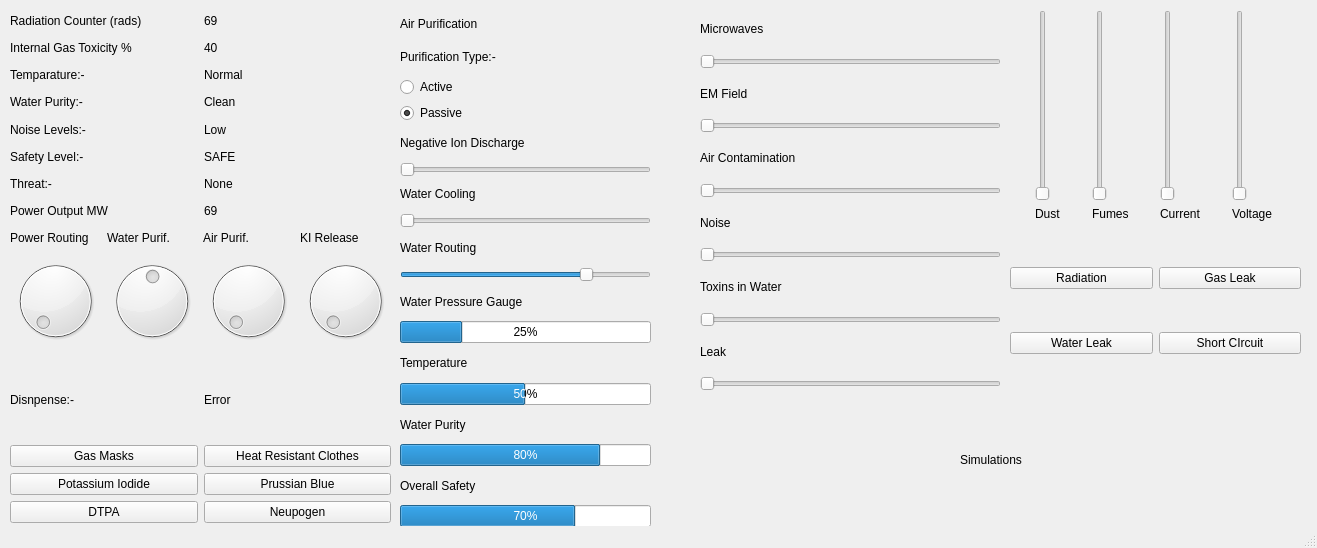
<?xml version="1.0" encoding="UTF-8"?>
<ui version="4.0">
 <class>MainWindow</class>
 <widget class="QMainWindow" name="MainWindow">
  <property name="geometry">
   <rect>
    <x>0</x>
    <y>0</y>
    <width>1317</width>
    <height>548</height>
   </rect>
  </property>
  <property name="palette">
   <palette>
    <active/>
    <inactive/>
    <disabled/>
   </palette>
  </property>
  <property name="windowTitle">
   <string>MainWindow</string>
  </property>
  <widget class="QWidget" name="centralwidget">
   <widget class="QWidget" name="verticalLayoutWidget_2">
    <property name="geometry">
     <rect>
      <x>400</x>
      <y>10</y>
      <width>251</width>
      <height>167</height>
     </rect>
    </property>
    <layout class="QVBoxLayout" name="verticalLayout_2">
     <item>
      <widget class="QLabel" name="label_24">
       <property name="text">
        <string>Air Purification</string>
       </property>
      </widget>
     </item>
     <item>
      <widget class="QLabel" name="label_27">
       <property name="text">
        <string>Purification Type:-</string>
       </property>
      </widget>
     </item>
     <item>
      <widget class="QRadioButton" name="radioButton">
       <property name="enabled">
        <bool>true</bool>
       </property>
       <property name="text">
        <string>Active</string>
       </property>
       <property name="checked">
        <bool>false</bool>
       </property>
      </widget>
     </item>
     <item>
      <widget class="QRadioButton" name="radioButton_2">
       <property name="text">
        <string>Passive</string>
       </property>
       <property name="checked">
        <bool>true</bool>
       </property>
      </widget>
     </item>
     <item>
      <widget class="QLabel" name="label_30">
       <property name="text">
        <string>Negative Ion Discharge</string>
       </property>
      </widget>
     </item>
     <item>
      <widget class="QSlider" name="horizontalSlider">
       <property name="orientation">
        <enum>Qt::Horizontal</enum>
       </property>
      </widget>
     </item>
    </layout>
   </widget>
   <widget class="QWidget" name="gridLayoutWidget">
    <property name="geometry">
     <rect>
      <x>10</x>
      <y>10</y>
      <width>381</width>
      <height>211</height>
     </rect>
    </property>
    <layout class="QGridLayout" name="gridLayout">
     <item row="1" column="0">
      <widget class="QLabel" name="label_5">
       <property name="text">
        <string>Internal Gas Toxicity %</string>
       </property>
      </widget>
     </item>
     <item row="4" column="1">
      <widget class="QLabel" name="label_12">
       <property name="text">
        <string>Low</string>
       </property>
      </widget>
     </item>
     <item row="3" column="0">
      <widget class="QLabel" name="label_9">
       <property name="text">
        <string>Water Purity:-</string>
       </property>
      </widget>
     </item>
     <item row="7" column="1">
      <widget class="QLabel" name="label_29">
       <property name="text">
        <string>69</string>
       </property>
      </widget>
     </item>
     <item row="5" column="0">
      <widget class="QLabel" name="label_3">
       <property name="text">
        <string>Safety Level:-</string>
       </property>
      </widget>
     </item>
     <item row="5" column="1">
      <widget class="QLabel" name="label_4">
       <property name="text">
        <string>SAFE</string>
       </property>
      </widget>
     </item>
     <item row="1" column="1">
      <widget class="QLabel" name="label_6">
       <property name="text">
        <string>40</string>
       </property>
      </widget>
     </item>
     <item row="0" column="0">
      <widget class="QLabel" name="label">
       <property name="text">
        <string>Radiation Counter (rads)</string>
       </property>
      </widget>
     </item>
     <item row="0" column="1">
      <widget class="QLabel" name="label_2">
       <property name="text">
        <string>69</string>
       </property>
      </widget>
     </item>
     <item row="6" column="1">
      <widget class="QLabel" name="label_8">
       <property name="text">
        <string>None</string>
       </property>
      </widget>
     </item>
     <item row="6" column="0">
      <widget class="QLabel" name="label_7">
       <property name="text">
        <string>Threat:-</string>
       </property>
      </widget>
     </item>
     <item row="7" column="0">
      <widget class="QLabel" name="label_28">
       <property name="text">
        <string>Power Output MW</string>
       </property>
      </widget>
     </item>
     <item row="4" column="0">
      <widget class="QLabel" name="label_11">
       <property name="text">
        <string>Noise Levels:-</string>
       </property>
      </widget>
     </item>
     <item row="3" column="1">
      <widget class="QLabel" name="label_10">
       <property name="text">
        <string>Clean</string>
       </property>
      </widget>
     </item>
     <item row="2" column="0">
      <widget class="QLabel" name="label_21">
       <property name="text">
        <string>Temparature:-</string>
       </property>
      </widget>
     </item>
     <item row="2" column="1">
      <widget class="QLabel" name="label_22">
       <property name="text">
        <string>Normal</string>
       </property>
      </widget>
     </item>
    </layout>
   </widget>
   <widget class="QWidget" name="gridLayoutWidget_2">
    <property name="geometry">
     <rect>
      <x>10</x>
      <y>360</y>
      <width>381</width>
      <height>163</height>
     </rect>
    </property>
    <layout class="QGridLayout" name="gridLayout_2">
     <item row="3" column="0">
      <widget class="QPushButton" name="kidispenser">
       <property name="text">
        <string>Potassium Iodide</string>
       </property>
      </widget>
     </item>
     <item row="3" column="1">
      <widget class="QPushButton" name="pbdispenser">
       <property name="text">
        <string>Prussian Blue</string>
       </property>
      </widget>
     </item>
     <item row="0" column="0">
      <widget class="QLabel" name="label_23">
       <property name="text">
        <string>Disnpense:-</string>
       </property>
      </widget>
     </item>
     <item row="2" column="1">
      <widget class="QPushButton" name="hrclothdispenser">
       <property name="text">
        <string>Heat Resistant Clothes</string>
       </property>
      </widget>
     </item>
     <item row="4" column="1">
      <widget class="QPushButton" name="neupogendispenser">
       <property name="text">
        <string>Neupogen</string>
       </property>
      </widget>
     </item>
     <item row="0" column="1">
      <widget class="QLabel" name="status">
       <property name="enabled">
        <bool>true</bool>
       </property>
       <property name="text">
        <string>Error</string>
       </property>
      </widget>
     </item>
     <item row="2" column="0">
      <widget class="QPushButton" name="gasdispenser">
       <property name="text">
        <string>Gas Masks</string>
       </property>
      </widget>
     </item>
     <item row="4" column="0">
      <widget class="QPushButton" name="dtpadispenser">
       <property name="text">
        <string>DTPA</string>
       </property>
      </widget>
     </item>
    </layout>
   </widget>
   <widget class="QWidget" name="verticalLayoutWidget">
    <property name="geometry">
     <rect>
      <x>400</x>
      <y>180</y>
      <width>251</width>
      <height>347</height>
     </rect>
    </property>
    <layout class="QVBoxLayout" name="verticalLayout">
     <item>
      <widget class="QLabel" name="label_25">
       <property name="text">
        <string>Water Cooling</string>
       </property>
      </widget>
     </item>
     <item>
      <widget class="QSlider" name="horizontalSlider_2">
       <property name="orientation">
        <enum>Qt::Horizontal</enum>
       </property>
      </widget>
     </item>
     <item>
      <widget class="QLabel" name="label_32">
       <property name="text">
        <string>Water Routing</string>
       </property>
      </widget>
     </item>
     <item>
      <widget class="QSlider" name="horizontalSlider_5">
       <property name="value">
        <number>75</number>
       </property>
       <property name="orientation">
        <enum>Qt::Horizontal</enum>
       </property>
      </widget>
     </item>
     <item>
      <widget class="QLabel" name="label_31">
       <property name="text">
        <string>Water Pressure Gauge</string>
       </property>
      </widget>
     </item>
     <item>
      <widget class="QProgressBar" name="progressBar">
       <property name="value">
        <number>25</number>
       </property>
      </widget>
     </item>
     <item>
      <widget class="QLabel" name="label_33">
       <property name="text">
        <string>Temperature</string>
       </property>
      </widget>
     </item>
     <item>
      <widget class="QProgressBar" name="progressBar_2">
       <property name="value">
        <number>50</number>
       </property>
      </widget>
     </item>
     <item>
      <widget class="QLabel" name="label_42">
       <property name="text">
        <string>Water Purity</string>
       </property>
      </widget>
     </item>
     <item>
      <widget class="QProgressBar" name="progressBar_3">
       <property name="value">
        <number>80</number>
       </property>
      </widget>
     </item>
     <item>
      <widget class="QLabel" name="label_51">
       <property name="text">
        <string>Overall Safety</string>
       </property>
      </widget>
     </item>
     <item>
      <widget class="QProgressBar" name="progressBar_4">
       <property name="value">
        <number>70</number>
       </property>
      </widget>
     </item>
    </layout>
   </widget>
   <widget class="QWidget" name="verticalLayoutWidget_3">
    <property name="geometry">
     <rect>
      <x>700</x>
      <y>10</y>
      <width>301</width>
      <height>381</height>
     </rect>
    </property>
    <layout class="QVBoxLayout" name="verticalLayout_3">
     <item>
      <widget class="QLabel" name="label_40">
       <property name="text">
        <string>Microwaves</string>
       </property>
      </widget>
     </item>
     <item>
      <widget class="QSlider" name="horizontalSlider_3">
       <property name="orientation">
        <enum>Qt::Horizontal</enum>
       </property>
      </widget>
     </item>
     <item>
      <widget class="QLabel" name="label_44">
       <property name="text">
        <string>EM Field</string>
       </property>
      </widget>
     </item>
     <item>
      <widget class="QSlider" name="horizontalSlider_6">
       <property name="orientation">
        <enum>Qt::Horizontal</enum>
       </property>
      </widget>
     </item>
     <item>
      <widget class="QLabel" name="label_45">
       <property name="text">
        <string>Air Contamination</string>
       </property>
      </widget>
     </item>
     <item>
      <widget class="QSlider" name="horizontalSlider_7">
       <property name="orientation">
        <enum>Qt::Horizontal</enum>
       </property>
      </widget>
     </item>
     <item>
      <widget class="QLabel" name="label_46">
       <property name="text">
        <string>Noise</string>
       </property>
      </widget>
     </item>
     <item>
      <widget class="QSlider" name="horizontalSlider_8">
       <property name="orientation">
        <enum>Qt::Horizontal</enum>
       </property>
      </widget>
     </item>
     <item>
      <widget class="QLabel" name="label_43">
       <property name="text">
        <string>Toxins in Water</string>
       </property>
      </widget>
     </item>
     <item>
      <widget class="QSlider" name="horizontalSlider_9">
       <property name="orientation">
        <enum>Qt::Horizontal</enum>
       </property>
      </widget>
     </item>
     <item>
      <widget class="QLabel" name="label_39">
       <property name="text">
        <string>Leak</string>
       </property>
      </widget>
     </item>
     <item>
      <widget class="QSlider" name="horizontalSlider_10">
       <property name="orientation">
        <enum>Qt::Horizontal</enum>
       </property>
      </widget>
     </item>
    </layout>
   </widget>
   <widget class="QWidget" name="gridLayoutWidget_4">
    <property name="geometry">
     <rect>
      <x>1010</x>
      <y>10</y>
      <width>291</width>
      <height>211</height>
     </rect>
    </property>
    <layout class="QGridLayout" name="gridLayout_4">
     <item row="0" column="0">
      <widget class="QSlider" name="verticalSlider_2">
       <property name="orientation">
        <enum>Qt::Vertical</enum>
       </property>
      </widget>
     </item>
     <item row="0" column="3">
      <widget class="QSlider" name="verticalSlider_5">
       <property name="orientation">
        <enum>Qt::Vertical</enum>
       </property>
      </widget>
     </item>
     <item row="0" column="2">
      <widget class="QSlider" name="verticalSlider_4">
       <property name="orientation">
        <enum>Qt::Vertical</enum>
       </property>
      </widget>
     </item>
     <item row="0" column="1">
      <widget class="QSlider" name="verticalSlider_3">
       <property name="orientation">
        <enum>Qt::Vertical</enum>
       </property>
      </widget>
     </item>
     <item row="1" column="0">
      <widget class="QLabel" name="label_47">
       <property name="text">
        <string>Dust</string>
       </property>
      </widget>
     </item>
     <item row="1" column="1">
      <widget class="QLabel" name="label_48">
       <property name="text">
        <string>Fumes</string>
       </property>
      </widget>
     </item>
     <item row="1" column="2">
      <widget class="QLabel" name="label_49">
       <property name="text">
        <string>Current</string>
       </property>
      </widget>
     </item>
     <item row="1" column="3">
      <widget class="QLabel" name="label_50">
       <property name="text">
        <string>Voltage</string>
       </property>
      </widget>
     </item>
    </layout>
   </widget>
   <widget class="QWidget" name="gridLayoutWidget_5">
    <property name="geometry">
     <rect>
      <x>1010</x>
      <y>230</y>
      <width>291</width>
      <height>161</height>
     </rect>
    </property>
    <layout class="QGridLayout" name="gridLayout_5">
     <item row="0" column="0">
      <widget class="QPushButton" name="pushButton_2">
       <property name="text">
        <string>Radiation</string>
       </property>
      </widget>
     </item>
     <item row="1" column="0">
      <widget class="QPushButton" name="pushButton">
       <property name="text">
        <string>Water Leak</string>
       </property>
      </widget>
     </item>
     <item row="0" column="1">
      <widget class="QPushButton" name="pushButton_3">
       <property name="text">
        <string>Gas Leak</string>
       </property>
      </widget>
     </item>
     <item row="1" column="1">
      <widget class="QPushButton" name="pushButton_4">
       <property name="text">
        <string>Short CIrcuit</string>
       </property>
      </widget>
     </item>
    </layout>
   </widget>
   <widget class="QWidget" name="gridLayoutWidget_6">
    <property name="geometry">
     <rect>
      <x>10</x>
      <y>230</y>
      <width>381</width>
      <height>121</height>
     </rect>
    </property>
    <layout class="QGridLayout" name="gridLayout_6">
     <item row="0" column="2">
      <widget class="QLabel" name="label_15">
       <property name="text">
        <string>Air Purif.</string>
       </property>
      </widget>
     </item>
     <item row="0" column="3">
      <widget class="QLabel" name="label_16">
       <property name="text">
        <string>KI Release</string>
       </property>
      </widget>
     </item>
     <item row="0" column="0">
      <widget class="QLabel" name="label_13">
       <property name="text">
        <string>Power Routing</string>
       </property>
      </widget>
     </item>
     <item row="0" column="1">
      <widget class="QLabel" name="label_14">
       <property name="text">
        <string>Water Purif.</string>
       </property>
      </widget>
     </item>
     <item row="1" column="0">
      <widget class="QDial" name="dial"/>
     </item>
     <item row="1" column="1">
      <widget class="QDial" name="dial_7">
       <property name="value">
        <number>50</number>
       </property>
      </widget>
     </item>
     <item row="1" column="2">
      <widget class="QDial" name="dial_8"/>
     </item>
     <item row="1" column="3">
      <widget class="QDial" name="dial_9"/>
     </item>
    </layout>
   </widget>
   <widget class="QLabel" name="label_17">
    <property name="geometry">
     <rect>
      <x>960</x>
      <y>450</y>
      <width>111</width>
      <height>20</height>
     </rect>
    </property>
    <property name="text">
     <string>Simulations</string>
    </property>
   </widget>
  </widget>
  <widget class="QStatusBar" name="statusbar"/>
 </widget>
 <resources/>
 <connections/>
</ui>
